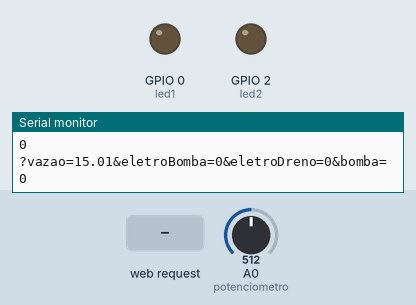
Bench run of a sketch on a simulated ESP8266 (NodeMCU). Shown: output pins drawn as LEDs (lit = HIGH), the last lines printed to the serial monitor. The inputs (shaded band) are chosen by the test bench; at power-on: A0 (potenciometro) = 512. WiFi joins after 1.5 s; servers stay silent unless stated; uploads are accepted with an empty reply.

Above: at 3.2 s.
3.3 s: HTTP request GET /LED1=ON received
At 4.6 s:
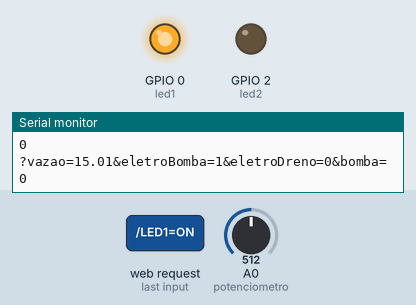
5.0 s: HTTP request GET /LED2=ON received
At 5.5 s:
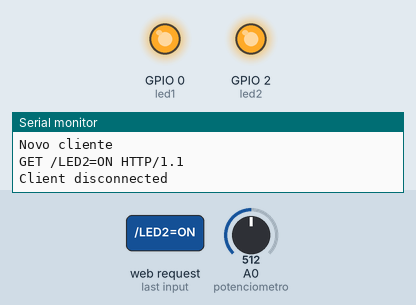
6.5 s: HTTP request GET /LED1=OFF received
At 7.6 s:
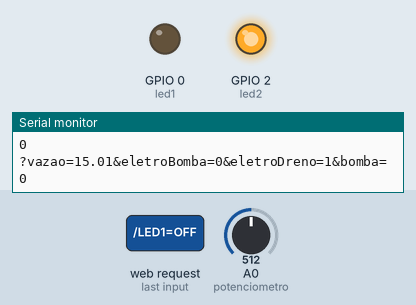
8.0 s: HTTP request GET /LED2=OFF received
At 8.6 s:
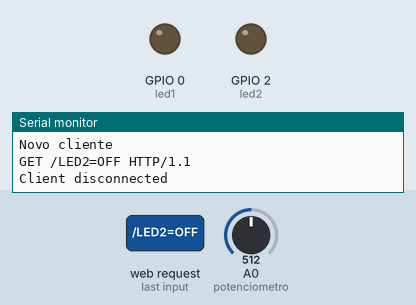
Timing chart, 0 to 10.6 s (numbered marks = the images above; inputs shaded):
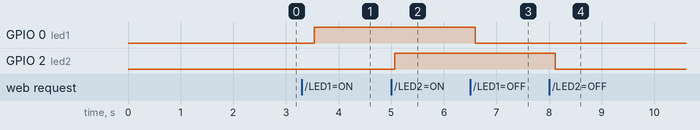

The sketch:

prototipo_interface__mysql_.ino
```cpp
#include <ESP8266WiFi.h>

const char* ssid = "Trojan";
const char* senha = "86112064KK";

//dados do site que vai receber a requisição GET
const char http_site[] = "http://esptest.local/registra-estados.php";
const int http_port = 80;

IPAddress ip(192,168,0,108);
WiFiServer server(80);
WiFiClient client;

int led1 = 0; //d3
int led2 = 2; //d4
int potenciometro = A0;
int bomba = 0;

void setup() {
  Serial.begin(115200);
  delay(10);

  pinMode(potenciometro, INPUT);
  pinMode(led1, OUTPUT);
  pinMode(led2, OUTPUT);
  digitalWrite(led1, 0);
  digitalWrite(led2, 0);

  Serial.println();
  Serial.print("Conectando à rede...");

  WiFi.begin(ssid, senha);

  while (WiFi.status() != WL_CONNECTED) {
    delay(1000);
    Serial.print(".");
  }
  Serial.println();
  Serial.print("Conectado à rede "); Serial.println(ssid);

  server.begin();
  Serial.println("Servidor inicializado!");

  Serial.print("URL de conexão: ");
  Serial.print("http://");
  Serial.print(WiFi.localIP());
  Serial.println("/");
}

void loop() {
  client = server.available();
  if (!client) {
    delay(500);
    Serial.println("NodeMCU - Gravando dados no BD via GET");
    int bytes = analogRead(A0);
    float voltagem = bytes * 3.3 / 1023.0;
    float vazao = voltagem * 30.0 / 3.3;

    int estadoEletroBomba = digitalRead(led1);
    int estadoEletroDreno = digitalRead(led2);

    Serial.println("Gravando dados no BD: ");
    Serial.print(String(vazao)); Serial.println(" l/min");
    Serial.println(estadoEletroBomba);
    Serial.println(estadoEletroDreno);
    Serial.println(bomba);

    // Envio dos dados do sensor para o servidor via GET
    if ( !getPage((float)vazao, (int)estadoEletroBomba, (int)estadoEletroDreno, (int)bomba)) {
      Serial.println("Falha na requisição GET");
    }
    return;
  }

  Serial.println("Novo cliente");

  while (!client.available()) {
    delay(1);
  }

  String request = client.readStringUntil('\r');
  Serial.println(request);
  client.flush();

  int valor = LOW;

  if (request.indexOf("/LED1=ON") != -1) {
    digitalWrite(led1, 1);
    valor = HIGH;
  }

  if (request.indexOf("/LED1=OFF") != -1) {
    digitalWrite(led1, 0);
    valor = LOW;
  }

  if (request.indexOf("/LED2=ON") != -1) {
    digitalWrite(led2, 1);
    valor = HIGH;
  }

  if (request.indexOf("/LED2=OFF") != -1) {
    digitalWrite(led2, 0);
    valor = LOW;
  }

  if (request.indexOf("/BOMBA=ON") != -1) {
    bomba = 1;
  }
  if (request.indexOf("/BOMBA=OFF") != -1) {
    bomba = 0;
  }

  client.println("HTTP/1.1 200 OK");
  client.println("Content-Type: text/html");
  client.println("");

  delay(1);
  Serial.println("Client disconnected");
  Serial.println("");


}

// Executa o HTTP GET request no site remoto
bool getPage(float vazao, int estadoEletroBomba, int estadoEletroDreno, int bomba) {
  if ( !client.connect(ip, http_port) ) {
    Serial.println("Falha na conexao com o site ");
    return false;
  }
  String param = "?vazao=" + String(vazao) + "&" + "eletroBomba=" + String(estadoEletroBomba) + "&" + "eletroDreno=" + String(estadoEletroDreno) + "&" + "bomba=" + String(bomba); //Parâmetros com as leituras
  Serial.println(param);
  client.println("GET /registra-estados.php" + param);
  client.println("Host: ");
  client.println(http_site);
  client.println("Connection: close");
  client.println();
  client.println();

    // Informações de retorno do servidor para debug
  while(client.available()){
    String line = client.readStringUntil('\r');
    Serial.print(line);
  }
  return true;
}
```

Measured:
- after the input at 3.3 s, GPIO 0 (led1): LOW → HIGH after 0.24 s
- after the input at 5.0 s, GPIO 2 (led2): LOW → HIGH after 0.07 s
- after the input at 6.5 s, GPIO 0 (led1): HIGH → LOW after 0.09 s
- after the input at 8.0 s, GPIO 2 (led2): HIGH → LOW after 0.12 s
